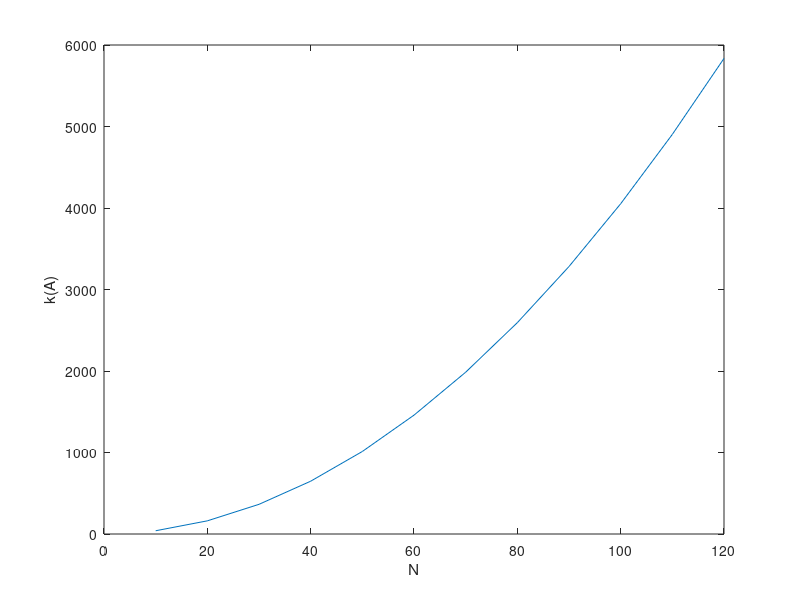
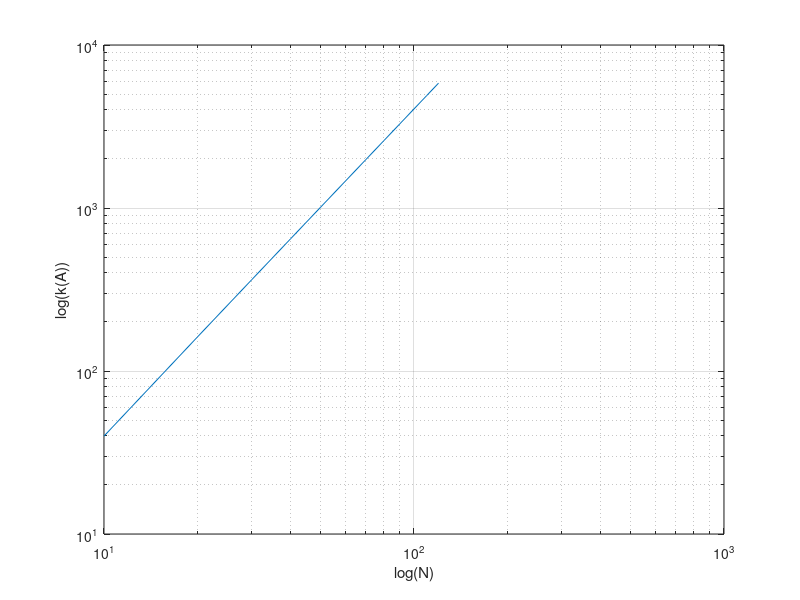

MATLAB code for these plots, in order:
for N = 10:10:120
     h = 1/N;
     A=(N-2)*(diag(2*ones(N-1,1),0)-diag(ones(N-2,1),1)-diag(ones(N-2,1),-1));
     k(N/10) = cond(A);
     disp(sprintf('N = %i: K(A) = %e',N,k(N/10)));
     % ceci pour afficher les valeurs calculees
end

figure()
plot([10:10:120], k)
xlabel('N') % x-axis label
ylabel('k(A)') % y-axis label
saveas(gcf,'ex2_lin','epsc')

figure()
loglog([10:10:120],k);
xlabel('log(N)') % x-axis label
ylabel('log(k(A))') % y-axis label
grid on
saveas(gcf,'ex2_log','epsc')